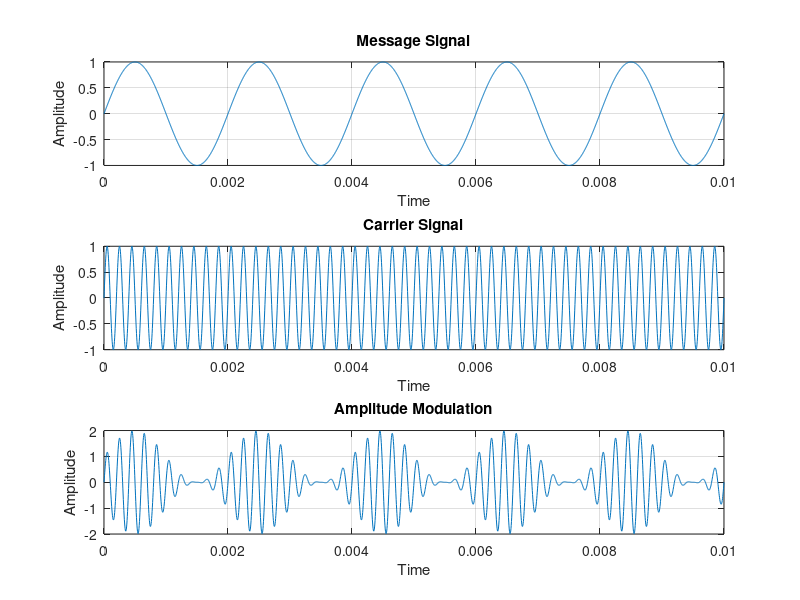

The MATLAB script that drew this image:
% Frequencies of Signals
Msg_freq = 500;
Carrier_freq = 5000;
Msg_T = 1 / Msg_freq;
Carrier_T = 1 / Carrier_freq;
t = 0:(Carrier_T / 50):5*Msg_T;

% Create Message Signal
Msg_signal = sin(2 * pi * Msg_freq * t);
subplot(3, 1, 1);
plot(t, Msg_signal); grid on;
title('Message Signal'); xlabel('Time'); ylabel('Amplitude');

% Create Carrier Signal;
Carrier_signal = sin(2 * pi * Carrier_freq * t);
subplot(3, 1, 2);
plot(t, Carrier_signal); grid on;
title('Carrier Signal'); xlabel('Time'); ylabel('Amplitude');

% Create Amplitude Modulation Signal
modulation = 1;
Modulation_signal = (1 + modulation * Msg_signal).* Carrier_signal;
subplot(3, 1, 3);
plot(t, Modulation_signal); grid on;
title('Amplitude Modulation'); xlabel('Time'); ylabel('Amplitude');